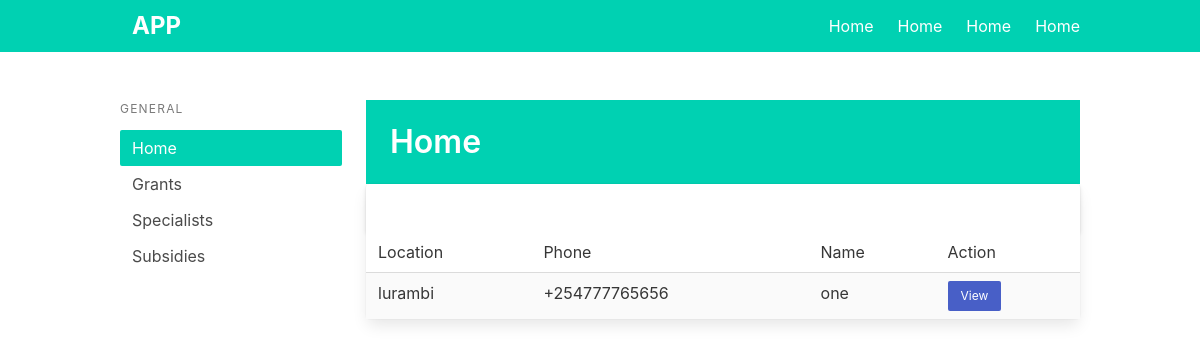
Before: / with the older database file.
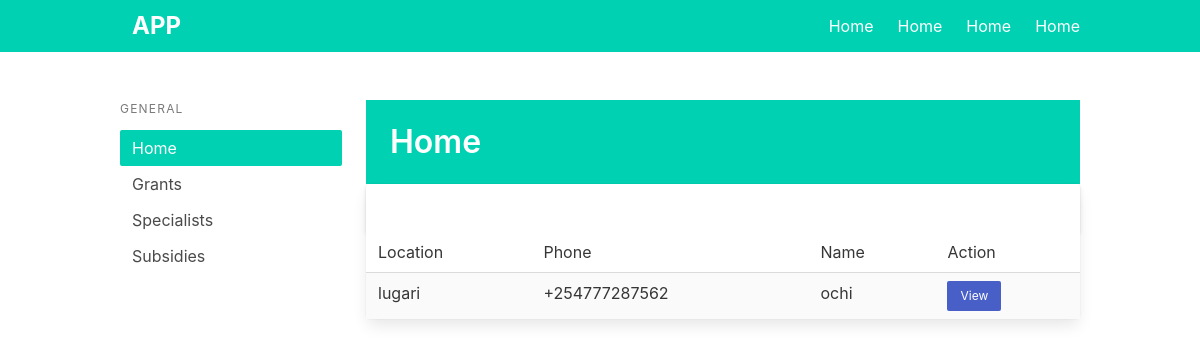
After: the same page with the newer database file.
### app/models.py (models this page shows)
class User(db.Model):
    id = db.Column(db.Integer, primary_key=True)
    phone = db.Column(db.String(15), unique=True)
    name = db.Column(db.String(100))
    location = db.Column(db.String(100))

### app/pages.py (the view)
@page.route('/')
def index():
    users=all_users()
    return render_template('index.html',users=users)

### app/pages.py (called while the page is built)
def all_users():
    return User.query.all()

### app/templates/index.html (shortened to what this page needs)
{% extends "base.html" %}
{% block content %}
<div class="columns">
  <div class="column is-3 ">
    <aside class="menu is-hidden-mobile">
      <p class="menu-label">
        General
      </p>
      <ul class="menu-list">
        <li><a class="has-background-primary has-text-white" href="/">Home</a></li>
        <li><a href="{{ url_for('page.grants') }}">Grants</a></li>
        <li><a href="{{ url_for('page.specialists') }}">Specialists</a></li>
        <li><a href="{{ url_for('page.subsidies') }}">Subsidies</a></li>
      </ul>
    </aside>
  </div>
  <div class="column is-9">
    <section class="hero is-primary welcome is-small">
      <div class="hero-body">
        <div class="container">
          <h1 class="title">
            Home
          </h1>
        </div>
      </div>
    </section>
    <div class="is-6">
      <div class="card events-card">
        <header class="card-header">
          <a href="#" class="card-header-icon" aria-label="more options">
            <span class="icon">
            </span>
          </a>
        </header>
        <div class="card-table">
          <div class="content">
            <table class="table is-fullwidth is-striped">
              <tbody>
                <tr>
                  <td>Location</td>
                  <td>Phone</td>
                  <td>Name</td>
                  <td>Action</td>
                </tr>
                {%for user in users%}
                <tr>
                  <td>{{user.location}}</td>
                  <td>{{user.phone}}</td>
                  <td>{{user.name}}</td>
                  <td><a class="button is-link is-small" href="/user/{{user.id}}">View</a></td>
                </tr>
                {% endfor%}
              </tbody>
            </table>
          </div>
        </div>
      </div>
    </div>
  </div>
</div>
{% endblock %}

### app/templates/base.html (shortened to what this page needs)
<!DOCTYPE html>
<html>
<head>
  <link rel="stylesheet" href="https://cdnjs.cloudflare.com/ajax/libs/bulma/0.7.2/css/bulma.min.css" />
</head>
<body>
  <section class="is-fullheight">
    <div class="hero-head">
      <nav class="navbar is-primary">
        <div class="container">
          <div id="navbarMenuHeroA" class="navbar-menu">
            <div class="navbar-start">
              <a href="{{ url_for('page.index') }}" class="navbar-item label is-large">
                APP
              </a>
            </div>
            <div class="navbar-end">
              <a href="{{ url_for('page.index') }}" class="navbar-item">
                Home
              </a>
              <a href="{{ url_for('page.index') }}" class="navbar-item">
                Home
              </a>
              <a href="{{ url_for('page.index') }}" class="navbar-item">
                Home
              </a>
              <a href="{{ url_for('page.index') }}" class="navbar-item">
                Home
              </a>
            </div>
          </div>
        </div>
      </nav>
    </div>
    <div class="hero-body">
      <div class="container">
        {% block content %}
        {% endblock %}
      </div>
    </div>
  </section>
</body>
</html>

Changed rows visible on the page:
changed User: location "lurambi" → "lugari"; phone "+254777765656" → "+254777287562"; name "one" → "ochi"
